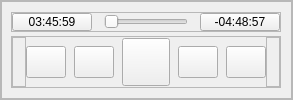
                  <widget class="QFrame" name="mediaPlayerWidget">
                   <property name="minimumSize">
                    <size>
                     <width>0</width>
                     <height>0</height>
                    </size>
                   </property>
                   <property name="maximumSize">
                    <size>
                     <width>16777215</width>
                     <height>112</height>
                    </size>
                   </property>
                   <property name="styleSheet">
                    <string notr="true"/>
                   </property>
                   <layout class="QVBoxLayout" name="verticalLayout_18">
                    <property name="spacing">
                     <number>0</number>
                    </property>
                    <property name="leftMargin">
                     <number>0</number>
                    </property>
                    <property name="topMargin">
                     <number>0</number>
                    </property>
                    <property name="rightMargin">
                     <number>0</number>
                    </property>
                    <property name="bottomMargin">
                     <number>0</number>
                    </property>
                    <item>
                     <widget class="QFrame" name="mediaPlayerFrame1">
                      <property name="frameShape">
                       <enum>QFrame::Shape::StyledPanel</enum>
                      </property>
                      <property name="frameShadow">
                       <enum>QFrame::Shadow::Raised</enum>
                      </property>
                      <layout class="QVBoxLayout" name="verticalLayout_20">
                       <property name="spacing">
                        <number>0</number>
                       </property>
                       <property name="leftMargin">
                        <number>0</number>
                       </property>
                       <property name="topMargin">
                        <number>0</number>
                       </property>
                       <property name="rightMargin">
                        <number>0</number>
                       </property>
                       <property name="bottomMargin">
                        <number>0</number>
                       </property>
                       <item>
                        <widget class="QFrame" name="mediaPlayerFrame2">
                         <property name="frameShape">
                          <enum>QFrame::Shape::StyledPanel</enum>
                         </property>
                         <property name="frameShadow">
                          <enum>QFrame::Shadow::Raised</enum>
                         </property>
                         <layout class="QVBoxLayout" name="verticalLayout_19">
                          <property name="spacing">
                           <number>4</number>
                          </property>
                          <property name="topMargin">
                           <number>10</number>
                          </property>
                          <property name="rightMargin">
                           <number>10</number>
                          </property>
                          <property name="bottomMargin">
                           <number>10</number>
                          </property>
                          <item>
                           <widget class="QFrame" name="mediaProgressFrame">
                            <property name="maximumSize">
                             <size>
                              <width>16777215</width>
                              <height>20</height>
                             </size>
                            </property>
                            <property name="frameShape">
                             <enum>QFrame::Shape::StyledPanel</enum>
                            </property>
                            <property name="frameShadow">
                             <enum>QFrame::Shadow::Raised</enum>
                            </property>
                            <layout class="QHBoxLayout" name="horizontalLayout_16">
                             <property name="spacing">
                              <number>12</number>
                             </property>
                             <property name="leftMargin">
                              <number>0</number>
                             </property>
                             <property name="topMargin">
                              <number>0</number>
                             </property>
                             <property name="rightMargin">
                              <number>0</number>
                             </property>
                             <property name="bottomMargin">
                              <number>0</number>
                             </property>
                             <item>
                              <widget class="QPushButton" name="currentPlayingBtn">
                               <property name="text">
                                <string>03:45:59</string>
                               </property>
                              </widget>
                             </item>
                             <item>
                              <widget class="QSlider" name="mediaProgressSlider">
                               <property name="orientation">
                                <enum>Qt::Orientation::Horizontal</enum>
                               </property>
                              </widget>
                             </item>
                             <item>
                              <widget class="QPushButton" name="remainingMediaBtn">
                               <property name="text">
                                <string>-04:48:57</string>
                               </property>
                              </widget>
                             </item>
                            </layout>
                           </widget>
                          </item>
                          <item>
                           <widget class="QFrame" name="mediaControlFrame">
                            <property name="sizePolicy">
                             <sizepolicy hsizetype="Preferred" vsizetype="Preferred">
                              <horstretch>0</horstretch>
                              <verstretch>0</verstretch>
                             </sizepolicy>
                            </property>
                            <property name="maximumSize">
                             <size>
                              <width>16777215</width>
                              <height>16777215</height>
                             </size>
                            </property>
                            <property name="frameShape">
                             <enum>QFrame::Shape::StyledPanel</enum>
                            </property>
                            <property name="frameShadow">
                             <enum>QFrame::Shadow::Raised</enum>
                            </property>
                            <layout class="QHBoxLayout" name="horizontalLayout_17">
                             <property name="spacing">
                              <number>0</number>
                             </property>
                             <property name="leftMargin">
                              <number>0</number>
                             </property>
                             <property name="topMargin">
                              <number>0</number>
                             </property>
                             <property name="rightMargin">
                              <number>0</number>
                             </property>
                             <property name="bottomMargin">
                              <number>0</number>
                             </property>
                             <item alignment="Qt::AlignmentFlag::AlignLeft">
                              <widget class="QFrame" name="mediaLeftSideControlFrames">
                               <property name="sizePolicy">
                                <sizepolicy hsizetype="Ignored" vsizetype="Preferred">
                                 <horstretch>0</horstretch>
                                 <verstretch>0</verstretch>
                                </sizepolicy>
                               </property>
                               <property name="frameShape">
                                <enum>QFrame::Shape::StyledPanel</enum>
                               </property>
                               <property name="frameShadow">
                                <enum>QFrame::Shadow::Raised</enum>
                               </property>
                               <layout class="QHBoxLayout" name="horizontalLayout_20">
                                <property name="spacing">
                                 <number>12</number>
                                </property>
                                <property name="topMargin">
                                 <number>0</number>
                                </property>
                                <property name="rightMargin">
                                 <number>0</number>
                                </property>
                                <property name="bottomMargin">
                                 <number>0</number>
                                </property>
                                <item>
                                 <widget class="QPushButton" name="mediaFolderBtn">
                                  <property name="minimumSize">
                                   <size>
                                    <width>0</width>
                                    <height>20</height>
                                   </size>
                                  </property>
                                  <property name="text">
                                   <string/>
                                  </property>
                                  <property name="icon">
                                   <iconset resource="res.qrc">
                                    <normaloff>:/icons/icons/cil-folder-open.png</normaloff>:/icons/icons/cil-folder-open.png</iconset>
                                  </property>
                                 </widget>
                                </item>
                                <item>
                                 <widget class="QPushButton" name="playerLockBtn">
                                  <property name="minimumSize">
                                   <size>
                                    <width>0</width>
                                    <height>20</height>
                                   </size>
                                  </property>
                                  <property name="text">
                                   <string/>
                                  </property>
                                  <property name="icon">
                                   <iconset resource="res.qrc">
                                    <normaloff>:/icons/icons/cil-lock-locked.png</normaloff>:/icons/icons/cil-lock-locked.png</iconset>
                                  </property>
                                 </widget>
                                </item>
                                <item>
                                 <widget class="QComboBox" name="playbackSpeedCombobox">
                                  <property name="minimumSize">
                                   <size>
                                    <width>40</width>
                                    <height>0</height>
                                   </size>
                                  </property>
                                  <item>
                                   <property name="text">
                                    <string>0.5x</string>
                                   </property>
                                  </item>
                                  <item>
                                   <property name="text">
                                    <string>0.75x</string>
                                   </property>
                                  </item>
                                  <item>
                                   <property name="text">
                                    <string>1.0x</string>
                                   </property>
                                  </item>
                                  <item>
                                   <property name="text">
                                    <string>1.25x</string>
                                   </property>
                                  </item>
                                  <item>
                                   <property name="text">
                                    <string>1.75x</string>
                                   </property>
                                  </item>
                                  <item>
                                   <property name="text">
                                    <string>2.0x</string>
                                   </property>
                                  </item>
                                 </widget>
                                </item>
                                <item>
                                 <widget class="QPushButton" name="playerUndockBtn">
                                  <property name="minimumSize">
                                   <size>
                                    <width>0</width>
                                    <height>20</height>
                                   </size>
                                  </property>
                                  <property name="text">
                                   <string/>
                                  </property>
                                  <property name="icon">
                                   <iconset resource="res.qrc">
                                    <normaloff>:/icons/icons/cil-input.png</normaloff>:/icons/icons/cil-input.png</iconset>
                                  </property>
                                  <property name="iconSize">
                                   <size>
                                    <width>16</width>
                                    <height>16</height>
                                   </size>
                                  </property>
                                 </widget>
                                </item>
                                <item>
                                 <widget class="QPushButton" name="mediaStopBtn">
                                  <property name="minimumSize">
                                   <size>
                                    <width>0</width>
                                    <height>20</height>
                                   </size>
                                  </property>
                                  <property name="text">
                                   <string/>
                                  </property>
                                  <property name="icon">
                                   <iconset resource="res.qrc">
                                    <normaloff>:/icons/icons/cil-media-stop.png</normaloff>:/icons/icons/cil-media-stop.png</iconset>
                                  </property>
                                 </widget>
                                </item>
                               </layout>
                              </widget>
                             </item>
                             <item alignment="Qt::AlignmentFlag::AlignHCenter">
                              <widget class="QFrame" name="mediaPrimaryControlsFrame">
                               <property name="sizePolicy">
                                <sizepolicy hsizetype="Preferred" vsizetype="Preferred">
                                 <horstretch>0</horstretch>
                                 <verstretch>0</verstretch>
                                </sizepolicy>
                               </property>
                               <layout class="QHBoxLayout" name="horizontalLayout_18">
                                <property name="spacing">
                                 <number>8</number>
                                </property>
                                <property name="leftMargin">
                                 <number>0</number>
                                </property>
                                <property name="topMargin">
                                 <number>0</number>
                                </property>
                                <property name="rightMargin">
                                 <number>0</number>
                                </property>
                                <property name="bottomMargin">
                                 <number>0</number>
                                </property>
                                <item>
                                 <widget class="QPushButton" name="seekBackwardBtn">
                                  <property name="minimumSize">
                                   <size>
                                    <width>32</width>
                                    <height>32</height>
                                   </size>
                                  </property>
                                  <property name="text">
                                   <string/>
                                  </property>
                                  <property name="icon">
                                   <iconset resource="res.qrc">
                                    <normaloff>:/icons/icons/cil-media-skip-backward.png</normaloff>:/icons/icons/cil-media-skip-backward.png</iconset>
                                  </property>
                                  <property name="iconSize">
                                   <size>
                                    <width>20</width>
                                    <height>20</height>
                                   </size>
                                  </property>
                                 </widget>
                                </item>
                                <item>
                                 <widget class="QPushButton" name="mediaPreviousBtn">
                                  <property name="minimumSize">
                                   <size>
                                    <width>32</width>
                                    <height>32</height>
                                   </size>
                                  </property>
                                  <property name="text">
                                   <string/>
                                  </property>
                                  <property name="icon">
                                   <iconset resource="res.qrc">
                                    <normaloff>:/icons/icons/cil-media-step-backward.png</normaloff>:/icons/icons/cil-media-step-backward.png</iconset>
                                  </property>
                                  <property name="iconSize">
                                   <size>
                                    <width>20</width>
                                    <height>20</height>
                                   </size>
                                  </property>
                                 </widget>
                                </item>
                                <item>
                                 <widget class="QPushButton" name="mediaPlayBtn">
                                  <property name="minimumSize">
                                   <size>
                                    <width>48</width>
                                    <height>48</height>
                                   </size>
                                  </property>
                                  <property name="text">
                                   <string/>
                                  </property>
                                  <property name="icon">
                                   <iconset resource="res.qrc">
                                    <normaloff>:/icons/icons/play.svg</normaloff>:/icons/icons/play.svg</iconset>
                                  </property>
                                  <property name="iconSize">
                                   <size>
                                    <width>40</width>
                                    <height>40</height>
                                   </size>
                                  </property>
                                 </widget>
                                </item>
                                <item>
                                 <widget class="QPushButton" name="mediaNextBtn">
                                  <property name="minimumSize">
                                   <size>
                                    <width>32</width>
                                    <height>32</height>
                                   </size>
                                  </property>
                                  <property name="text">
                                   <string/>
                                  </property>
                                  <property name="icon">
                                   <iconset resource="res.qrc">
                                    <normaloff>:/icons/icons/cil-media-step-forward.png</normaloff>:/icons/icons/cil-media-step-forward.png</iconset>
                                  </property>
                                  <property name="iconSize">
                                   <size>
                                    <width>20</width>
                                    <height>20</height>
                                   </size>
                                  </property>
                                 </widget>
                                </item>
                                <item>
                                 <widget class="QPushButton" name="seekForwardBtn">
                                  <property name="minimumSize">
                                   <size>
                                    <width>32</width>
                                    <height>32</height>
                                   </size>
                                  </property>
                                  <property name="text">
                                   <string/>
                                  </property>
                                  <property name="icon">
                                   <iconset resource="res.qrc">
                                    <normaloff>:/icons/icons/cil-media-skip-forward.png</normaloff>:/icons/icons/cil-media-skip-forward.png</iconset>
                                  </property>
                                  <property name="iconSize">
                                   <size>
                                    <width>20</width>
                                    <height>20</height>
                                   </size>
                                  </property>
                                 </widget>
                                </item>
                               </layout>
                              </widget>
                             </item>
                             <item alignment="Qt::AlignmentFlag::AlignRight">
                              <widget class="QFrame" name="mediaRightSideControlFrames">
                               <property name="sizePolicy">
                                <sizepolicy hsizetype="Ignored" vsizetype="Preferred">
                                 <horstretch>0</horstretch>
                                 <verstretch>0</verstretch>
                                </sizepolicy>
                               </property>
                               <property name="frameShape">
                                <enum>QFrame::Shape::StyledPanel</enum>
                               </property>
                               <property name="frameShadow">
                                <enum>QFrame::Shadow::Raised</enum>
                               </property>
                               <layout class="QHBoxLayout" name="horizontalLayout_19">
                                <property name="spacing">
                                 <number>10</number>
                                </property>
                                <property name="leftMargin">
                                 <number>0</number>
                                </property>
                                <property name="topMargin">
                                 <number>0</number>
                                </property>
                                <property name="bottomMargin">
                                 <number>0</number>
                                </property>
                                <item>
                                 <widget class="QPushButton" name="mediaRepeatBtn">
                                  <property name="sizePolicy">
                                   <sizepolicy hsizetype="Minimum" vsizetype="Fixed">
                                    <horstretch>0</horstretch>
                                    <verstretch>0</verstretch>
                                   </sizepolicy>
                                  </property>
                                  <property name="minimumSize">
                                   <size>
                                    <width>0</width>
                                    <height>20</height>
                                   </size>
                                  </property>
                                  <property name="text">
                                   <string/>
                                  </property>
                                  <property name="icon">
                                   <iconset resource="res.qrc">
                                    <normaloff>:/icons/icons/cil-loop.png</normaloff>:/icons/icons/cil-loop.png</iconset>
                                  </property>
                                 </widget>
                                </item>
                                <item>
                                 <widget class="QPushButton" name="mediaShuffleBtn">
                                  <property name="minimumSize">
                                   <size>
                                    <width>0</width>
                                    <height>20</height>
                                   </size>
                                  </property>
                                  <property name="text">
                                   <string/>
                                  </property>
                                  <property name="icon">
                                   <iconset resource="res.qrc">
                                    <normaloff>:/icons/icons/cil-infinity.png</normaloff>:/icons/icons/cil-infinity.png</iconset>
                                  </property>
                                 </widget>
                                </item>
                                <item>
                                 <widget class="QPushButton" name="mediaMuteBtn">
                                  <property name="minimumSize">
                                   <size>
                                    <width>0</width>
                                    <height>20</height>
                                   </size>
                                  </property>
                                  <property name="text">
                                   <string/>
                                  </property>
                                  <property name="icon">
                                   <iconset resource="res.qrc">
                                    <normaloff>:/icons/icons/cil-volume-high.png</normaloff>:/icons/icons/cil-volume-high.png</iconset>
                                  </property>
                                  <property name="iconSize">
                                   <size>
                                    <width>16</width>
                                    <height>16</height>
                                   </size>
                                  </property>
                                 </widget>
                                </item>
                                <item>
                                 <widget class="QSlider" name="mediaVolumeSlider">
                                  <property name="orientation">
                                   <enum>Qt::Orientation::Horizontal</enum>
                                  </property>
                                 </widget>
                                </item>
                               </layout>
                              </widget>
                             </item>
                            </layout>
                           </widget>
                          </item>
                         </layout>
                        </widget>
                       </item>
                      </layout>
                     </widget>
                    </item>
                   </layout>
                  </widget>
